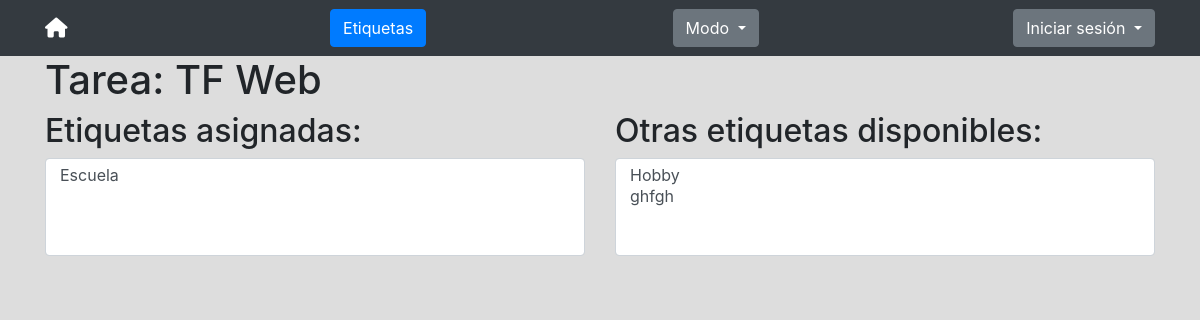
The page /tasks/tags/31 on the database as committed earlier.
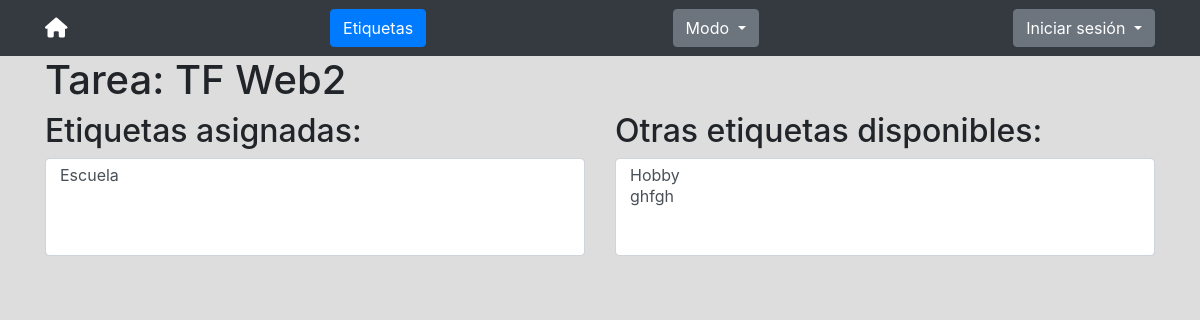
The same page on the database as committed later.
### app/models.py (models this page shows, shortened)
class Task(models.Model):
    titulo = models.CharField(max_length = 30)
    descripcion = models.TextField()
    prioridad = models.CharField(max_length = 10, choices=OPCIONES)
    estado = models.BooleanField(default = False)
    is_public = models.BooleanField(default = False)
    vence = models.DateField(null = True)
    created = models.DateTimeField(auto_now_add=True)
    autor = models.ForeignKey(User, on_delete = models.CASCADE)

### app/views_class.py (the view)
# urls.py: path("tags/<int:id>", views_class.tags_task.as_view(), name = "tags_task"),
class tags_task(APIView):
    def get(self, request, id):
        task = Task.objects.get(id = id)
        tags = Tag.objects.exclude(tasks=task)
        tags_task = task.tag_set.all()
        context = {
            "task": task,
            "tags": tags,
            "tags_task": tags_task,
        }
        return render(request, "app/tags_task.html", context)

### app/templates/app/tags_task.html (shortened to what this page needs)
<!DOCTYPE html>
<html lang="es">
<head>
    {% load static %}
    <link href="{% static 'app/bootstrap-4.3.1-dist/css/bootstrap.min.css' %}" rel="stylesheet">
    <link rel="stylesheet" href="{% static 'app/font-awesome/css/all.css' %}">
    <link rel="stylesheet" href="{% static 'app/css/tags_task.css' %}">
</head>
<body>
    <nav class="navbar navbar-dark bg-dark">
        <div class="container">
          <a class="navbar-brand" href={% url 'list' %} ><i class="fas fa-home" id="home"></i>
          </a>
          <a class="btn btn-primary" href={% url "tags-list" %} >Etiquetas</a>
          <div class="dropdown mr-2">
            <button class="btn btn-secondary dropdown-toggle" type="button" id="dropdownThemeButton" data-toggle="dropdown" aria-haspopup="true" aria-expanded="false">
              Modo
            </button>
          </div>
          <div class="dropdown">
            <button class="btn btn-secondary dropdown-toggle" type="button" id="dropdownMenuButton" data-toggle="dropdown" aria-haspopup="true" aria-expanded="false">
              Iniciar sesión
            </button>
          </div>
        </div>
    </nav>
    <div class="container">
        <div class="row">
            <div class="col">
                <h1>Tarea: {{ task.titulo }}</h1>
            </div>
        </div>
        <div class="row">
            <div class="col">
                <h2>Etiquetas asignadas:</h2>
                <select id="etiquetas-asignadas" class="form-control" multiple>
                    {% for etiqueta in tags_task %}
                        <option class="eliminar" value="{{ etiqueta.id }}">{{ etiqueta.nombre }}</option>
                    {% endfor %}
                </select>
            </div>
            <div class="col">
                <h2>Otras etiquetas disponibles:</h2>
                <select id="etiquetas-disponibles" class="form-control" multiple>
                    {% for etiqueta in tags %}
                        <option class="agregar" value="{{ etiqueta.id }}">{{ etiqueta.nombre }}</option>
                    {% endfor %}
                </select>
            </div>
        </div>
    </div>
</body>
</html>

Rows that differ between the two databases and show on the page:
changed Task: titulo "TF Web" → "TF Web2"
